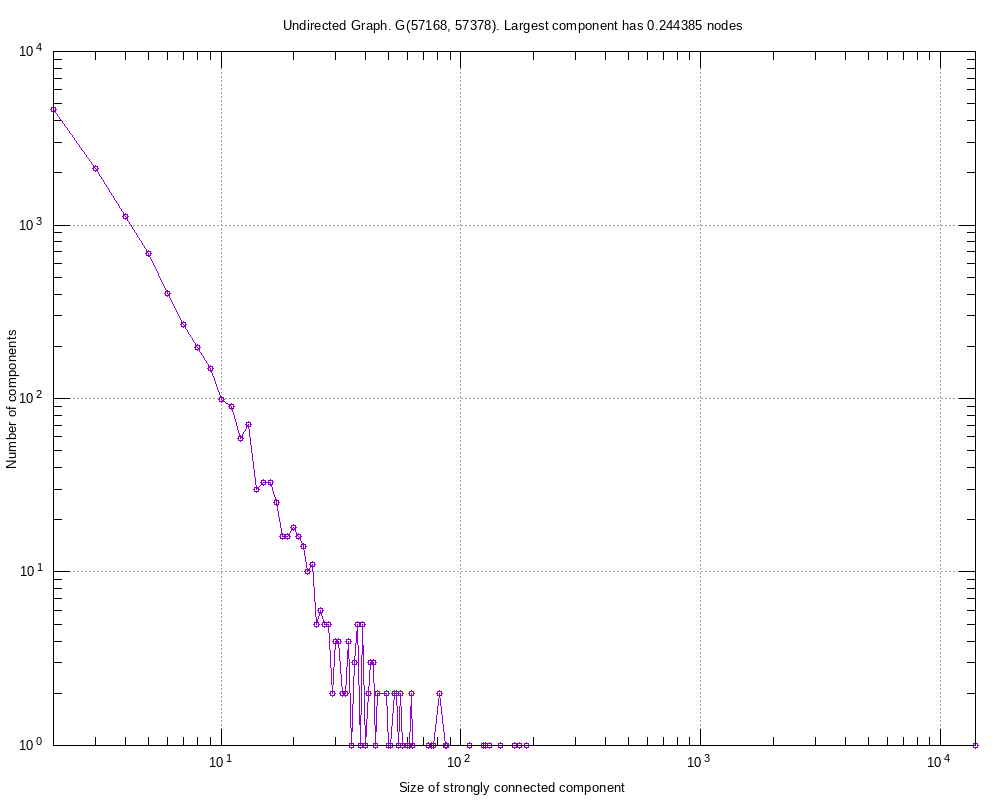

Write gnuplot code to recreate this figure.
#
# Undirected Graph. G(57168, 57378). Largest component has 0.244385 nodes (Sat Sep 26 13:18:11 2020)
#

set title "Undirected Graph. G(57168, 57378). Largest component has 0.244385 nodes"
set key bottom right
set logscale xy 10
set format x "10^{%L}"
set mxtics 10
set format y "10^{%L}"
set mytics 10
set grid
set xlabel "Size of strongly connected component"
set ylabel "Number of components"
set tics scale 2
set terminal png font arial 10 size 1000,800
set output 'scc.connected_comp_amazon.elist.png'
plot 	"scc.connected_comp_amazon.elist.tab" using 1:2 title "" with linespoints pt 6
